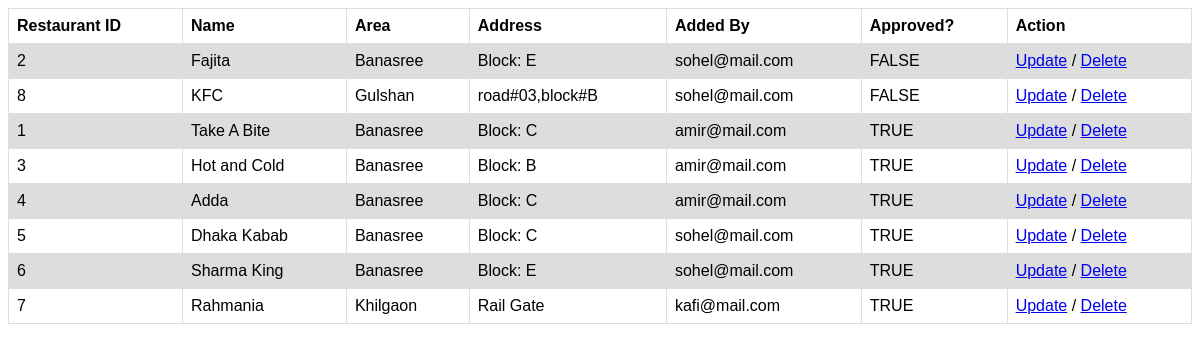
/backend/restaurants.php (signed in), run on the app's committed database.
### tables this page shows
CREATE TABLE `restaurant` (
  `rid` int(10) NOT NULL,
  `name` varchar(100) NOT NULL,
  `area` varchar(50) NOT NULL,
  `address` text NOT NULL,
  `addedBy` varchar(50) NOT NULL,
  `approval` varchar(7) NOT NULL
);

### backend/session.php (called while the page is built, shortened)
<?php
   require 'db_connection.php';
   $user_check = $_SESSION['email'];
   $ses_sql = mysqli_query($conn,"select * from user where email = '$user_check' ");
   $row = mysqli_fetch_array($ses_sql);
   $usertype = $row['usertype'];
?>

### backend/restaurants.php (the view, shortened to what this page needs)
<?php
    require 'session.php';
    if ($usertype=='admin') {
        $sql1 = "SELECT * FROM restaurant ORDER BY approval";
        if($result = mysqli_query($conn, $sql1)){
            if(mysqli_num_rows($result) > 0)
            { ?>
                <table>
                    <tr>
                        <th>Restaurant ID</th>
                        <th>Name</th>
                        <th>Area</th>
                        <th>Address</th>
                        <th>Added By</th>
                        <th>Approved?</th>
                        <th>Action</th>
                    </tr>
              <?php  while($row = mysqli_fetch_array($result))
            { ?>
                    <tr>
                        <td> <?php echo $row['rid'] ?> </td>
                        <td> <?php echo $row['name'] ?> </td>
                        <td> <?php echo $row['area'] ?> </td>
                        <td> <?php echo $row['address'] ?> </td>
                        <td> <?php echo $row['addedBy'] ?> </td>
                        <td> <?php echo $row['approval'] ?> </td>
                        <td>
                          <a href="update_res.php?id=<?php echo $row['rid']; ?> " target="_blank"><span class="edit" title="Edit"> Update</span></a> /
                          <a href="delete_res.php?id=<?php echo $row['rid']; ?>" onclick="return confirm('Are you sure you wish to delete this Record?');">
                              <span class="delete" title="Delete"> Delete</span>
                          </a>
                      </td>
                    </tr>
        <?php        }
                echo "</table>";
            } else{
                echo "No records matching your query were found.";
            }
        }
        else {
            echo "ERROR: Could not execute $sql. " . mysqli_error($conn);
        }
    }
?>
<!DOCTYPE html>
<html lang="en">
<head>
</head>
<body>
</body>
</html>

### backend/restaurants.php (style rules this page uses)
table { font-family: arial, sans-serif; border-collapse: collapse; width: 100%; }
td, th { border: 1px solid #dddddd; text-align: left; padding: 8px; }
tr:nth-child(even) { background-color: #dddddd; }

### data on the page
restaurant: rid "2", name "Fajita", area "Banasree", address "Block: E", addedBy "sohel@mail.com", approval "FALSE"
restaurant: rid "8", name "KFC", area "Gulshan", address "road#03,block#B", addedBy "sohel@mail.com", approval "FALSE"
restaurant: rid "1", name "Take A Bite", area "Banasree", address "Block: C", addedBy "amir@mail.com", approval "TRUE"
restaurant: rid "3", name "Hot and Cold", area "Banasree", address "Block: B", addedBy "amir@mail.com", approval "TRUE"
restaurant: rid "4", name "Adda", area "Banasree", address "Block: C", addedBy "amir@mail.com", approval "TRUE"
restaurant: rid "5", name "Dhaka Kabab", area "Banasree", address "Block: C", addedBy "sohel@mail.com", approval "TRUE"
restaurant: rid "6", name "Sharma King", area "Banasree", address "Block: E", addedBy "sohel@mail.com", approval "TRUE"
restaurant: rid "7", name "Rahmania", area "Khilgaon", address "Rail Gate", addedBy "kafi@mail.com", approval "TRUE"
